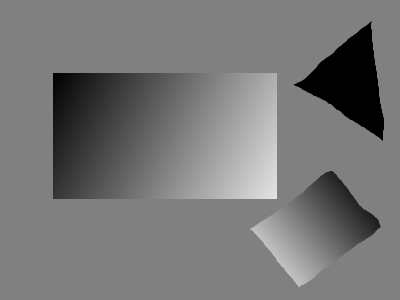
#> input picture images/pic6.png, 400 x 300 px
$ python hog.py
#> lines starting #> are read from the running program, lines starting #| are printed output that depends on the picture; after the words box and inside, x2 and y2 are one past the last pixel; in counts of white or black regions, pixels touching at a corner belong together
#!/usr/bin/env python3
"""
Histogram of Orientated Gradients.

@author: Gary Corcoran
@date_created: Nov. 23rd, 2017

USAGE: hog.py [<image_source>]

Keys:
    any key   -   exit
"""
import numpy as np
import cv2
import matplotlib.pyplot as plt
from math import cos, sin, radians

class HOG():
    """ Histogram of Orientated Gradients Model. """

    def __init__(self, winSize, blockSize, blockStride, cellSize, nbins):
        """
        Initialize parameters.

        @param  winSize:        HoG window size
        @param  blockSize:      HoG block size
        @param  blockStride:    HoG block stride
        @param  cellSize:       HoG cell size
        @param  nbins:          HoG number of bins
        """
        self.img = None
        self._winSize = winSize
        self._blockSize = blockSize
        self._cellSize = cellSize
        self._nbins = nbins
        self._hog = cv2.HOGDescriptor(winSize, blockSize, blockStride,
                cellSize, nbins)
        self.h = None  # HoG descriptor

    def _preprocess(self):
        """
        Perform preprocessing on image.

        @modifies self.img:    input image after preprocessing
        """
        # resize input image to same shape as hog window
        self.img = cv2.resize(self.img, self._winSize)

    def set_image(self, img):
        """
        Set input image path.

        @param  img: input image

        @modifies   self.img:  stores image
        """
        self.img = img

    def compute(self):
        """
        Compute HoG features.

        @modifies self.h:   stores HoG descriptor

        @return h:  array of HoG features [num_feats x 1]
        """
        if self.img is None:
            print('Error: Please set input image.')
            return False
        self._preprocess()
        h = self._hog.compute(self.img)
        self.h = h
        return h

    def _display_hist(self, img_disp, center, hist):
        """
        Display HoG histogram.

        @param  img_disp:   input display image
        @param  center:     location of HoG descriptor
        @param  hist:       histogram of HoG descriptor

        @modifies   img_disp:   draw HoG descriptor on image
        """
        angles = [x for x in range(0, 180, 180//self._nbins)]
        for i, b in enumerate(hist):
            if b <= 0.1:
                b = 0
            ang = angles[i]
            # multiple gradient magnitude by scalar for viewing
            b *= 50
            x = int(round(b*cos(radians(ang))))
            y = int(round(b*sin(radians(ang))))
            # draw line in direction of gradient
            cv2.line(img_disp, (center[0]-y,center[1]-x),
                    (center[0]+y,center[1]+x), (0, 0, 180))

    def visualize(self, skip_every=1):
        """
        Visualize HoG features.

        @param  skip_every: when display, skip every other HoG feature

        @return img_disp:   input image with HoG features overlayed
        """
        if self.h is None:
            print('Please compute HoG features before displaying.')
            return
        cellSize = self._cellSize[0]
        blockSize = self._blockSize[0]
        winSize = self._winSize
        img_disp = self.img.copy()
        rows, cols = img_disp.shape[:2]
        # format HoG descriptor
        h = np.reshape(self.h, (winSize[0]//cellSize-1, winSize[1]//cellSize-1,
                2*blockSize//cellSize, self._nbins))
        # draw HoG features
        for i, x in enumerate(range(cellSize, cols, skip_every*cellSize)):
            for j, y in enumerate(range(cellSize, rows, skip_every*cellSize)):
                _i = i * skip_every
                _j = j * skip_every
                hist = h[_i,_j,0] + h[_i,_j,1] + h[_i,_j,2] + h[_i,_j,3]
                den = sum(hist)
                if den != 0:
                    hist /= den
                self._display_hist(img_disp, (x,y), hist)
        return img_disp

def test():
    """ Test Function. """
    import sys
    print(__doc__)
    if len(sys.argv) >= 2:
        # set image path to user's input
        img_path = sys.argv[1]
    else:
        # read default input image
        img_path = '../images/pic6.png'

    # read input image
    img = cv2.imread(img_path)
#> img is the input picture: shape (300, 400, 3); min 0, max 228, mean 118.5
    # HOG parameters
    hog_params = {'winSize': (224, 320), 'blockSize': (32, 32),
            'blockStride': (16, 16), 'cellSize': (16, 16),
            'nbins': 9}

    # create HoG object
    hog = HOG(**hog_params)
    hog.set_image(img)
    # copmute and visualize HoG features
    h = hog.compute()
#> in _preprocess, `self.img = cv2.resize(self.img, self._winSize)`:
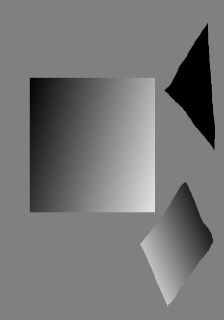
#> self.img: shape (320, 224, 3); min 0, max 227, mean 118.5
#> in compute, `h = self._hog.compute(self.img)`: h = 8892 values, max 0.913 at index 8822, min 0 at index 0, mean 0.0615
#> in compute, `self.h = h`: self.h has the same summary as h
    print('HoG feature dimension:', h.shape)
#| HoG feature dimension: (8892,)
    img_disp = hog.visualize(skip_every=1)
#> after the loop in visualize, `for i, x in enumerate(range(cellSize, cols, skip_every*cellSize)):`:
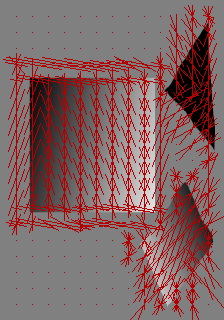
#> img_disp: shape (320, 224, 3); 16.59% of pixels changed, all inside (x1, y1, x2, y2) = (3, 5, 224, 320)
    cv2.imshow('HoG Features', img_disp)
    cv2.waitKey(0)
    cv2.destroyAllWindows()

if __name__ == '__main__':
    test()
